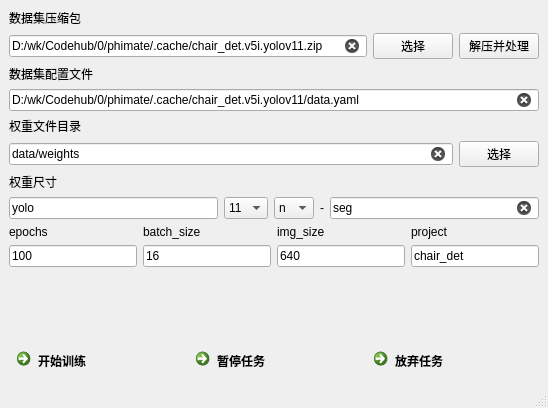
<?xml version="1.0" encoding="UTF-8"?>
<ui version="4.0">
 <class>MainWindow</class>
 <widget class="QMainWindow" name="MainWindow">
  <property name="geometry">
   <rect>
    <x>0</x>
    <y>0</y>
    <width>548</width>
    <height>408</height>
   </rect>
  </property>
  <property name="windowTitle">
   <string>MainWindow</string>
  </property>
  <widget class="QWidget" name="centralwidget">
   <layout class="QGridLayout" name="gridLayout_2">
    <item row="0" column="0">
     <layout class="QVBoxLayout" name="verticalLayout">
      <item>
       <widget class="QLabel" name="label_5">
        <property name="text">
         <string>数据集压缩包</string>
        </property>
       </widget>
      </item>
      <item>
       <layout class="QHBoxLayout" name="horizontalLayout_2">
        <item>
         <widget class="QLineEdit" name="dataset_zip_path">
          <property name="text">
           <string>D:/wk/Codehub/0/phimate/.cache/chair_det.v5i.yolov11.zip</string>
          </property>
          <property name="clearButtonEnabled">
           <bool>true</bool>
          </property>
         </widget>
        </item>
        <item>
         <widget class="QPushButton" name="dataset_zip_path_select">
          <property name="text">
           <string>选择</string>
          </property>
         </widget>
        </item>
        <item>
         <widget class="QPushButton" name="dataset_zip_path_unzip">
          <property name="text">
           <string>解压并处理</string>
          </property>
         </widget>
        </item>
       </layout>
      </item>
      <item>
       <widget class="QLabel" name="label">
        <property name="text">
         <string>数据集配置文件</string>
        </property>
       </widget>
      </item>
      <item>
       <layout class="QHBoxLayout" name="horizontalLayout_3">
        <item>
         <widget class="QLineEdit" name="dataset_data_yaml_path">
          <property name="text">
           <string>D:/wk/Codehub/0/phimate/.cache/chair_det.v5i.yolov11/data.yaml</string>
          </property>
          <property name="clearButtonEnabled">
           <bool>true</bool>
          </property>
         </widget>
        </item>
       </layout>
      </item>
      <item>
       <widget class="QLabel" name="label_2">
        <property name="text">
         <string>权重文件目录</string>
        </property>
       </widget>
      </item>
      <item>
       <layout class="QHBoxLayout" name="horizontalLayout_4">
        <item>
         <widget class="QLineEdit" name="model_weight_dir">
          <property name="text">
           <string>data/weights</string>
          </property>
          <property name="clearButtonEnabled">
           <bool>true</bool>
          </property>
         </widget>
        </item>
        <item>
         <widget class="QPushButton" name="model_weight_dir_select">
          <property name="text">
           <string>选择</string>
          </property>
         </widget>
        </item>
       </layout>
      </item>
      <item>
       <widget class="QLabel" name="label_3">
        <property name="text">
         <string>权重尺寸</string>
        </property>
       </widget>
      </item>
      <item>
       <layout class="QHBoxLayout" name="horizontalLayout">
        <item>
         <widget class="QLineEdit" name="model_prefix">
          <property name="text">
           <string>yolo</string>
          </property>
         </widget>
        </item>
        <item>
         <widget class="QComboBox" name="model_gen">
          <item>
           <property name="text">
            <string>11</string>
           </property>
          </item>
          <item>
           <property name="text">
            <string>12</string>
           </property>
          </item>
         </widget>
        </item>
        <item>
         <widget class="QComboBox" name="model_size">
          <item>
           <property name="text">
            <string>n</string>
           </property>
          </item>
          <item>
           <property name="text">
            <string>s</string>
           </property>
          </item>
          <item>
           <property name="text">
            <string>m</string>
           </property>
          </item>
          <item>
           <property name="text">
            <string>l</string>
           </property>
          </item>
          <item>
           <property name="text">
            <string>x</string>
           </property>
          </item>
         </widget>
        </item>
        <item>
         <widget class="QLabel" name="label_4">
          <property name="text">
           <string>-</string>
          </property>
         </widget>
        </item>
        <item>
         <widget class="QLineEdit" name="model_suffix">
          <property name="text">
           <string>seg</string>
          </property>
          <property name="clearButtonEnabled">
           <bool>true</bool>
          </property>
         </widget>
        </item>
       </layout>
      </item>
      <item>
       <layout class="QGridLayout" name="gridLayout">
        <item row="0" column="1">
         <widget class="QLabel" name="label_7">
          <property name="text">
           <string>batch_size</string>
          </property>
         </widget>
        </item>
        <item row="1" column="1">
         <widget class="QLineEdit" name="batch_size">
          <property name="text">
           <string>16</string>
          </property>
         </widget>
        </item>
        <item row="1" column="2">
         <widget class="QLineEdit" name="img_size">
          <property name="text">
           <string>640</string>
          </property>
         </widget>
        </item>
        <item row="0" column="3">
         <widget class="QLabel" name="label_9">
          <property name="text">
           <string>project</string>
          </property>
         </widget>
        </item>
        <item row="0" column="2">
         <widget class="QLabel" name="label_8">
          <property name="text">
           <string>img_size</string>
          </property>
         </widget>
        </item>
        <item row="0" column="0">
         <widget class="QLabel" name="label_6">
          <property name="text">
           <string>epochs</string>
          </property>
         </widget>
        </item>
        <item row="1" column="0">
         <widget class="QLineEdit" name="epochs">
          <property name="text">
           <string>100</string>
          </property>
         </widget>
        </item>
        <item row="1" column="3">
         <widget class="QLineEdit" name="project">
          <property name="text">
           <string>chair_det</string>
          </property>
         </widget>
        </item>
       </layout>
      </item>
     </layout>
    </item>
    <item row="1" column="0">
     <spacer name="verticalSpacer">
      <property name="orientation">
       <enum>Qt::Orientation::Vertical</enum>
      </property>
      <property name="sizeHint" stdset="0">
       <size>
        <width>20</width>
        <height>40</height>
       </size>
      </property>
     </spacer>
    </item>
    <item row="2" column="0">
     <layout class="QHBoxLayout" name="horizontalLayout_5">
      <item>
       <widget class="QCommandLinkButton" name="btn_train">
        <property name="text">
         <string>开始训练</string>
        </property>
       </widget>
      </item>
      <item>
       <widget class="QCommandLinkButton" name="btn_pause">
        <property name="text">
         <string>暂停任务</string>
        </property>
       </widget>
      </item>
      <item>
       <widget class="QCommandLinkButton" name="btn_stop">
        <property name="text">
         <string>放弃任务</string>
        </property>
       </widget>
      </item>
     </layout>
    </item>
   </layout>
  </widget>
  <widget class="QMenuBar" name="menubar">
   <property name="geometry">
    <rect>
     <x>0</x>
     <y>0</y>
     <width>548</width>
     <height>33</height>
    </rect>
   </property>
  </widget>
  <widget class="QStatusBar" name="statusbar"/>
 </widget>
 <resources/>
 <connections/>
</ui>
